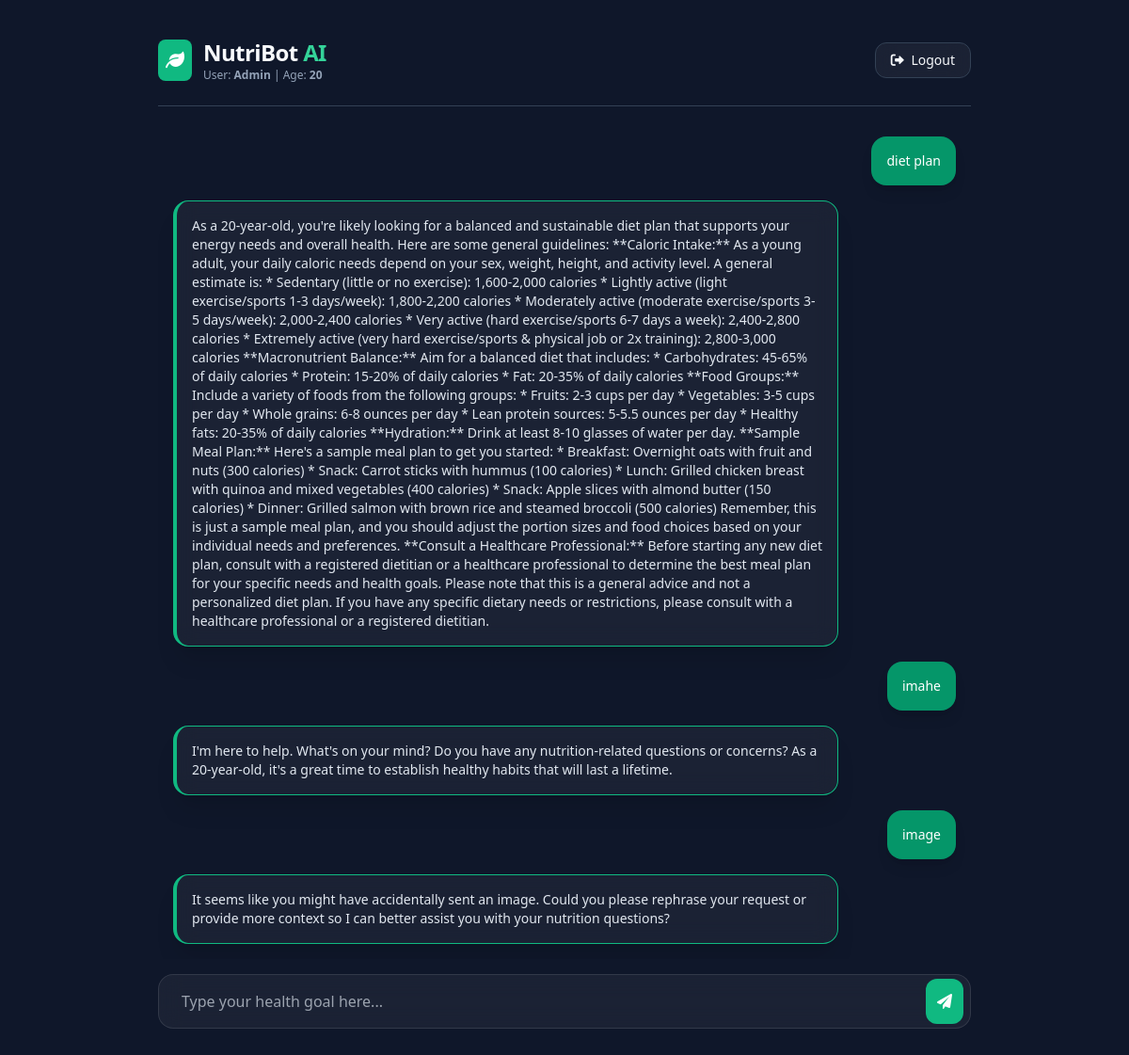
The page / (signed in) on the database its author committed.
### tables this page shows
CREATE TABLE users (id INTEGER PRIMARY KEY AUTOINCREMENT, username TEXT UNIQUE, password TEXT, age INTEGER);

CREATE TABLE history (id INTEGER PRIMARY KEY AUTOINCREMENT, user_id INTEGER, user_msg TEXT, bot_msg TEXT);

### app.py (the view)
@app.route('/')
@login_required
def home():
    db = get_db()
    h = db.execute('SELECT * FROM history WHERE user_id = ?', (current_user.id,)).fetchall()
    return render_template('index.html', history=h, name=current_user.username, age=current_user.age)

### app.py (called while the page is built)
def get_db():
    conn = sqlite3.connect('nutrition_bot.db')
    conn.row_factory = sqlite3.Row
    return conn

@login_manager.user_loader
def load_user(user_id):
    db = get_db()
    u = db.execute('SELECT * FROM users WHERE id = ?', (user_id,)).fetchone()
    return User(u['id'], u['username'], u['age']) if u else None

### templates/index.html (shortened to what this page needs)
<!DOCTYPE html>
<html lang="en">
<head>
    <script src="https://cdn.tailwindcss.com"></script>
    <link rel="stylesheet" href="https://cdnjs.cloudflare.com/ajax/libs/font-awesome/6.0.0/css/all.min.css">
</head>
<body class="font-sans antialiased">
    <div class="max-w-4xl mx-auto p-4 h-screen flex flex-col">
        <header class="flex items-center justify-between py-6 border-b border-slate-700">
            <div class="flex items-center gap-3">
                <div class="bg-emerald-500 p-2 rounded-lg text-white"><i class="fas fa-leaf text-xl"></i></div>
                <div>
                    <h1 class="text-2xl font-bold tracking-tight">NutriBot <span class="text-emerald-400">AI</span></h1>
                    <p class="text-xs text-slate-400">User: <strong>{{ name }}</strong> | Age: <strong>{{ age }}</strong></p>
                </div>
            </div>
            <a href="/logout" class="glass-morphism px-4 py-2 rounded-xl text-sm hover:bg-red-500/20 hover:text-red-400 transition-all border border-slate-700">
                <i class="fas fa-sign-out-alt mr-1"></i> Logout
            </a>
        </header>
        <div id="chat-box" class="chat-container overflow-y-auto my-4 space-y-4 p-4">
            {% for row in history %}
            <div class="flex justify-end">
                <div class="bg-emerald-600 p-4 rounded-2xl max-w-[85%] text-white shadow-lg"><p class="text-sm">{{ row['user_msg'] }}</p></div>
            </div>
            <div class="flex justify-start">
                <div class="glass-morphism p-4 rounded-2xl max-w-[85%] border-l-4 border-emerald-500 shadow-xl">
                    <p class="text-sm text-slate-200">{{ row['bot_msg'] }}</p>
                </div>
            </div>
            {% endfor %}
        </div>
        <div class="pb-6">
            <div class="relative flex items-center">
                <input type="text" id="user-input" class="w-full glass-morphism rounded-2xl py-4 pl-6 pr-16 focus:outline-none focus:ring-2 focus:ring-emerald-500 text-slate-200" placeholder="Type your health goal here...">
                <button onclick="sendMessage()" class="absolute right-2 bg-emerald-500 hover:bg-emerald-600 text-white p-3 rounded-xl transition-all active:scale-90">
                    <i class="fas fa-paper-plane"></i>
                </button>
            </div>
        </div>
    </div>
</body>
</html>

### templates/index.html (style rules this page uses)
.chat-container { height: calc(100vh - 220px); }
.glass-morphism { background: rgba(255, 255, 255, 0.05); backdrop-filter: blur(12px); border: 1px solid rgba(255, 255, 255, 0.1); }
body { background-color: #0f172a; color: #f8fafc; }

### rows shown on the page
users: username "Admin"
history: user_msg "diet plan", bot_msg "As a 20-year-old, you're likely looking for a balanced and sustainable diet plan that supports your energy needs and overall health. Here are some general guidelines: **Caloric Intake:** As a young adult, your daily caloric needs depend on your sex, weight, height, and activity level. A general estimate is: * Sedentary (little or no exercise): 1,600-2,000 calories * Lightly active (light exercise/sports 1-3 days/week): 1,800-2,200 calories * Moderately active (moderate exercise/sports 3-5 days/week): 2,000-2,400 calories * Very active (hard exercise/sports 6-7 days a week): 2,400-2,800 calories * Extremely active (very hard exercise/sports & physical job or 2x training): 2,800-3,000…"
history: user_msg "imahe", bot_msg "I'm here to help. What's on your mind? Do you have any nutrition-related questions or concerns? As a 20-year-old, it's a great time to establish healthy habits that will last a lifetime."
history: user_msg "image", bot_msg "It seems like you might have accidentally sent an image. Could you please rephrase your request or provide more context so I can better assist you with your nutrition questions?"

### other values the page prints
{{ age }} "20"
